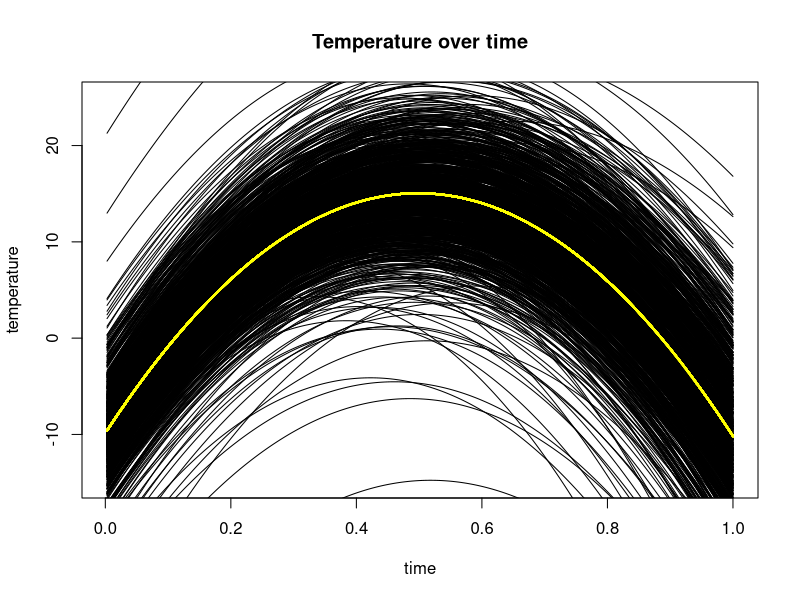
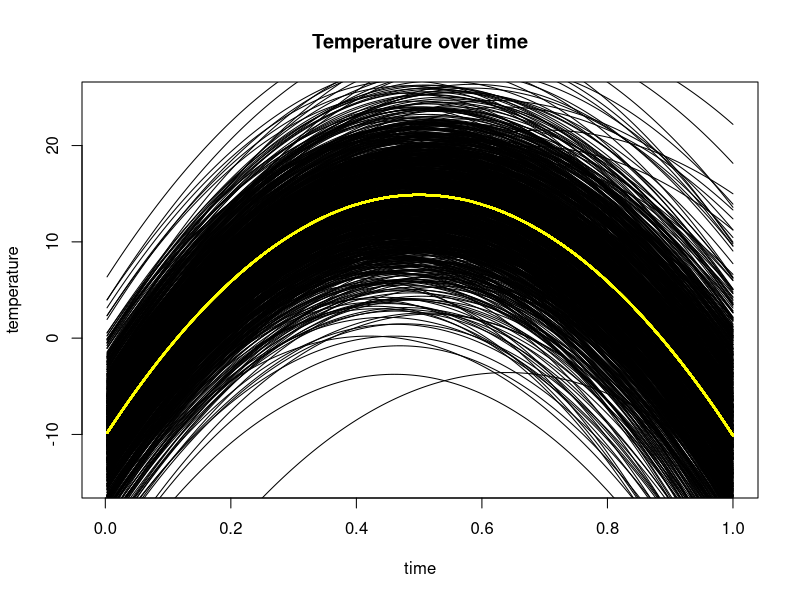
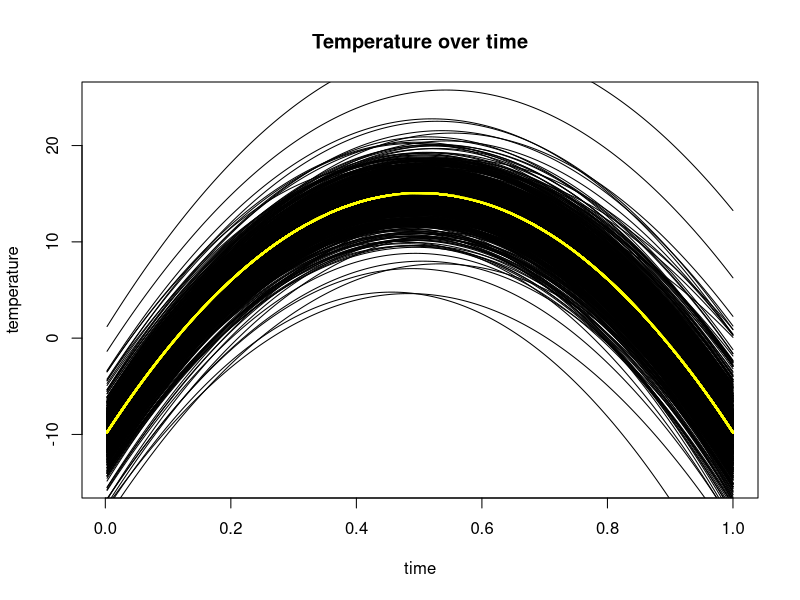
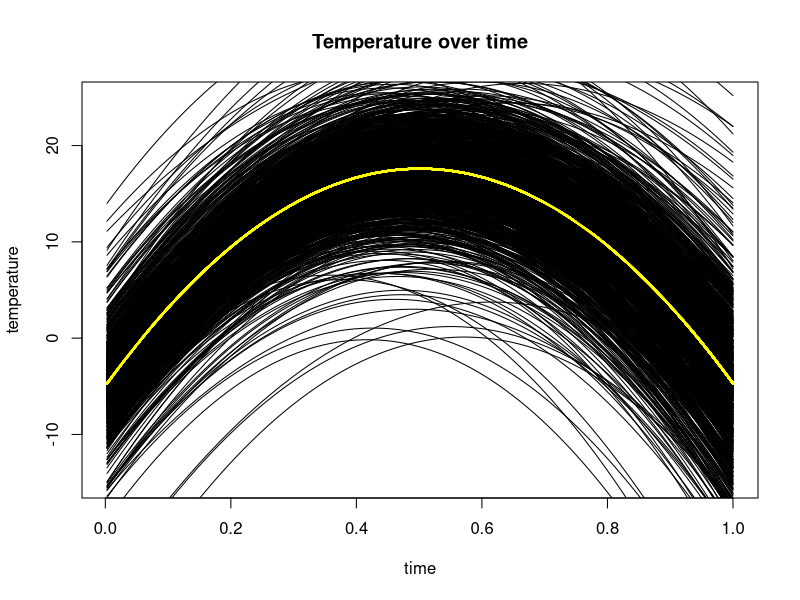
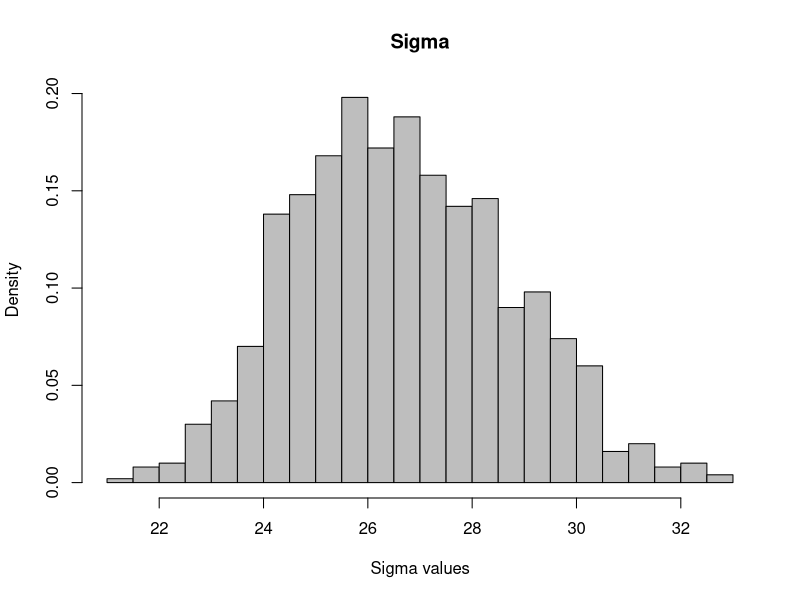
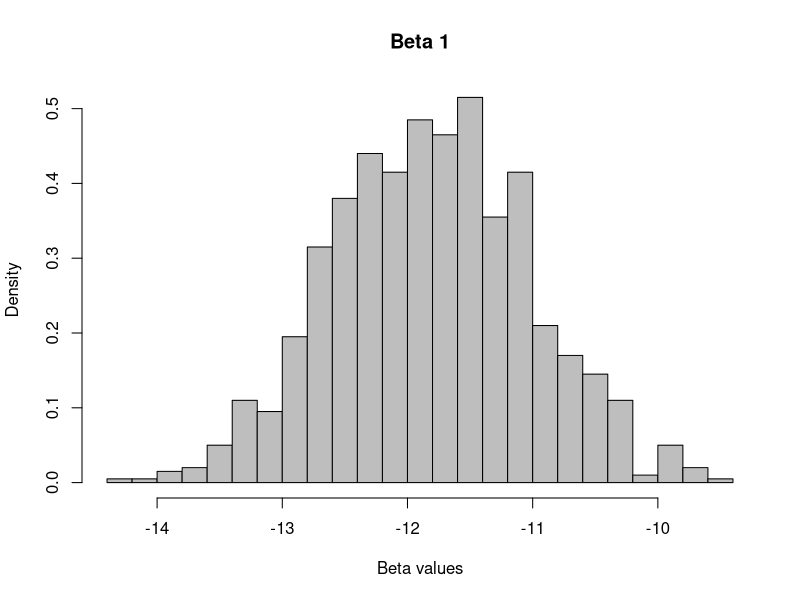
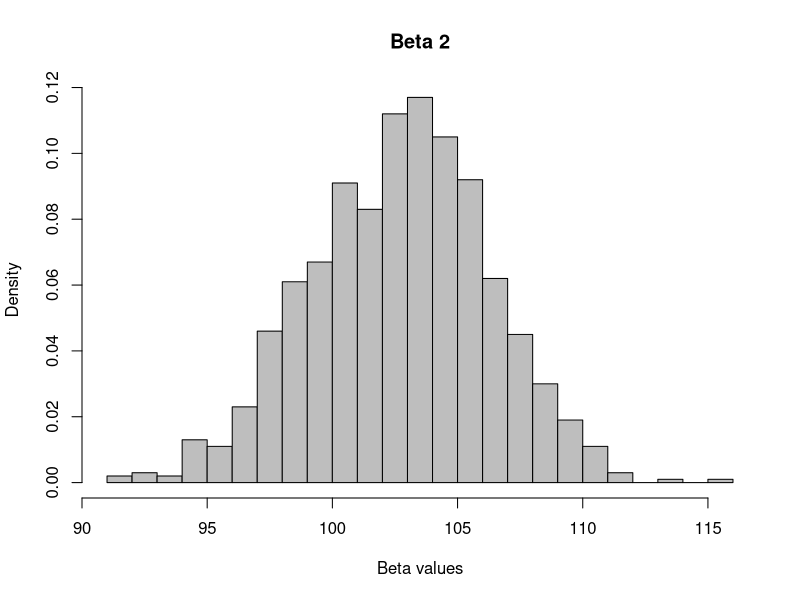
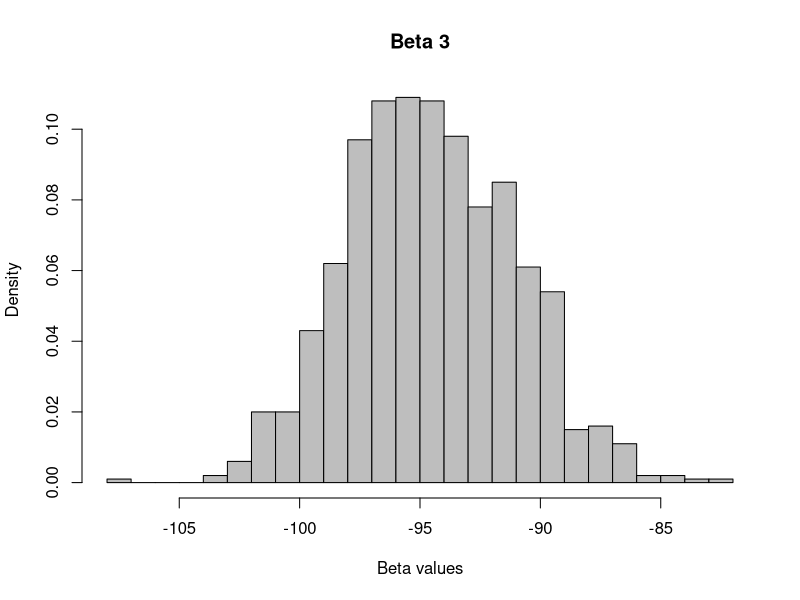

Write R code to recreate these figures, in order.
## ---- chunk 1
knitr::opts_chunk$set(echo=FALSE, eval=TRUE)
## ---- chunk 2
# R version
RNGversion('3.5.1')

# libraries
library(mvtnorm)
library(knitr)
## ---- chunk 3
############################################################
#####  Question 1. Linear and polynomial regression  #######
############################################################

data <- read.table("TempLinkoping.txt", header = TRUE)

y <- data$temp
time <- data$time

n <- length(y)
X <- cbind(matrix(1, nrow = length(y)),time,time^2)

# Initial prior hyperparameters
mu_0 <- c(-10,100,-100)
omega_0 <- 0.1*diag(3)
nu_0 <- 4
sigma2_0 <- 1
## ---- chunk 4

### (a)

# Conjugate prior

draw_sigma2 <- function(N_draws, nu, sigma2){
  sigma2 <- nu*sigma2/rchisq(N_draws, nu)
}

draw_betas <- function(sigma2_draws, mu, omega, order=3){
  draw_beta <- matrix(0, nrow=length(sigma2_draws), ncol=order )
  for (sigma in sigma2_draws) {
    i <- which(sigma2_draws==sigma)
    draw_beta[i,] <- rmvnorm(1, mu, sigma*solve(omega))
  }
  return(draw_beta)
}

plot_regression_draws <- function(X, betas, time){
  for (i in 1:length(betas[,1])) {
    if (i==1) plot(time, X%*%betas[i,], type = 'l', ylim=c(-15, 25), main = 'Temperature over time', ylab='temperature')
    else points(time, X%*%betas[i,], type='l')
    points(time,X%*%colMeans(betas),type = 'l',lwd=2,col='yellow')
  }
}
## ---- chunk 5

N_draws <- 1000

# Initial draw
sigma2_0_draws <- draw_sigma2(N_draws, nu_0, sigma2_0)
betas_0 <- draw_betas(sigma2_0_draws, mu_0, omega_0)
plot_regression_draws(X, betas_0, time)
## ---- chunk 6

# 1st iteration
nu_1 <- 8
sigma2_1 <- 1.5
sigma2_1_draws <- draw_sigma2(N_draws, nu_1, sigma2_1)
betas_1 <- draw_betas(sigma2_1_draws, mu_0, omega_0)
plot_regression_draws(X, betas_1, time)
## ---- chunk 7

# 2nd iteration
omega_2 <- 0.5*diag(3)
betas_2 <- draw_betas(sigma2_0_draws, mu_0, omega_2)
plot_regression_draws(X, betas_2, time)
## ---- chunk 8

# 3rd iteration
mu_3 <- mu_1 <- c(-5,90,-90)
betas_3 <- draw_betas(sigma2_0_draws, mu_3, omega_0)
plot_regression_draws(X, betas_3, time)
## ---- chunk 9

### (b)

# Conjugate posterior

N_draws = 1000
mu_0<-mu_1

# Hyperparameters

beta_hat <- solve(t(X)%*%X)%*%t(X)%*%y
mu_n <- solve(t(X)%*%X + omega_0) %*% (t(X)%*%X%*%beta_hat + omega_0%*%mu_0)
omega_n <- t(X)%*%X + omega_0
nu_n <- nu_0 + n
nu_sigma2_n <- nu_0*sigma2_0 + (t(y)%*%y + t(mu_0)%*%omega_0%*%mu_0 - t(mu_n)%*%omega_n%*%mu_n)
sigma2_n <- nu_sigma2_n[1] / nu_n

posterior_sigma2 <- draw_sigma2(N_draws, nu_n, sigma2_n)
posterior_betas <- draw_betas(posterior_sigma2, mu_n, omega_n)

## ---- chunk 10

# Sigma
hist(posterior_sigma2, freq = F, breaks=20, main="Sigma", col = 'grey', xlab='Sigma values')
## ---- chunk 11

#Beta 1
hist(posterior_betas[,1], freq = F, breaks=20, main="Beta 1", col="grey", xlab="Beta values")
## ---- chunk 12

#Beta 2
hist(posterior_betas[,2], freq = F, breaks=20, main="Beta 2", col="grey", xlab="Beta values")
## ---- chunk 13

#Beta 3
hist(posterior_betas[,3], freq=F, breaks=20, main="Beta 3", col="grey", xlab="Beta values")
## ---- chunk 14

predicted_values <- matrix(0, nrow = n, ncol = N_draws)
for (i in 1:N_draws) {
  predicted_values[,i] <- X%*%posterior_betas[i,]
}

intervals <- matrix(0, nrow = n, ncol = 3)
for (j in 1:n) {
  intervals[j,]<-c(median(predicted_values[j,]), quantile(predicted_values[j,], probs = c(0.025, 0.975)))
}
## ---- chunk 15

plot(time, y)
points(time, intervals[,1], lwd=2, col='yellow', type='l')
points(time, intervals[,2], lwd=1, col='red', type='l')
points(time, intervals[,3], lwd=1, col='red', type='l')
## ---- chunk 16
x_tilda <- -posterior_betas[,2]/(2*posterior_betas[,3]) #0.5453696
hist(x_tilda, freq=F, breaks=20, col="grey")
## ---- chunk 17
# 2. Posterior approximation for classification with logistic regression

# 2.a

# The following code was written using Mattias Villani's implementation as a template:
# https://github.com/mattiasvillani/BayesLearnCourse/raw/master/Code/MainOptimizeSpam.zip

# read data
women = read.table('WomenWork.dat', header = T)

y = as.vector(women[,1])
x = as.matrix(women[,2:9])
tau = 10
nfeatures = dim(x)[2]

# prior
mu = as.vector(rep(0,nfeatures))
sigma = diag(tau^2, nfeatures, nfeatures)

LogPrior = function(Beta, mu, sigma){
  return(dmvnorm(Beta, as.matrix(mu), sigma, log = T))
}

# log likelihood
LogLikelihood = function(Beta, y, x){
  sum(y * x%*%Beta - log(1 + exp(x%*%Beta)))
}

# log posterior
LogPosterior = function(Beta, y, x, mu, sigma){
  LogPrior(Beta, mu, sigma) + LogLikelihood(Beta, y, x) 
  # we can sum them instead of multiplying, because of the log
}

# initialize Beta vector randomly
# Seed
set.seed(1234567890)
Beta_init = as.vector(rnorm(dim(x)[2]))

# optimizing the log posterior by changing the Betas (maximize)
res = optim(Beta_init, LogPosterior, gr = NULL, y, x, mu, sigma, 
                    method="BFGS", control=list(fnscale=-1), hessian=T)

Beta_hat = res$par # posterior mode
Hessian = res$hessian
post_sigma = solve(-Hessian) # posterior cov matrix
stdev = sqrt(diag(post_sigma))

# approximate 95% credible interval for NSmallChild
lower = Beta_hat[7] - 1.96 * stdev[7] #-2.121445
upper = Beta_hat[7] + 1.96 * stdev[7] #-0.5968567

## ---- chunk 18
betas = t(as.matrix(Beta_hat))
colnames(betas) = c("Beta1","Beta2","Beta3","Beta4","Beta5","Beta6","Beta7","Beta8")
kable(betas)
## ---- chunk 19
sigma_table = data.frame(post_sigma)
colnames(sigma_table) = c("Beta1","Beta2","Beta3","Beta4","Beta5","Beta6","Beta7","Beta8")
rownames(sigma_table) = c("Beta1","Beta2","Beta3","Beta4","Beta5","Beta6","Beta7","Beta8")
kable(round(sigma_table,5))

## ---- chunk 20
# check results
glmModel <- glm(Work~0 + ., data = women, family = binomial)
kable(t(as.matrix(glmModel$coefficients))) #roughly the same as Beta_hat
## ---- chunk 21
# 2.b
# The mode of a normal distribution is equal to the mean.

log_reg = function(Beta, x){
  return(exp(x%*%Beta) / (1 + exp(x%*%Beta)))
}
Constant = 1
HusbandInc = 10
EducYears = 8
ExpYears = 10
ExpYears2 = (ExpYears/10)^2
Age = 40
NSmallChild = 1
NBigChild = 1

x_pred = c(Constant, HusbandInc, EducYears, ExpYears, ExpYears2, Age, NSmallChild, NBigChild)

# simulate posterior draws from Beta
n = 10000
post_sim = rmvnorm(n, mean = Beta_hat, sigma = post_sigma) # should i add pop variance to post_sigma?

# calculate target y
pred = apply(post_sim, 1, log_reg, x_pred)
## ---- chunk 22
# 2.c
# probability of success (working)
p = mean(pred)

binom_sim = rbinom(10000, 10, p)
